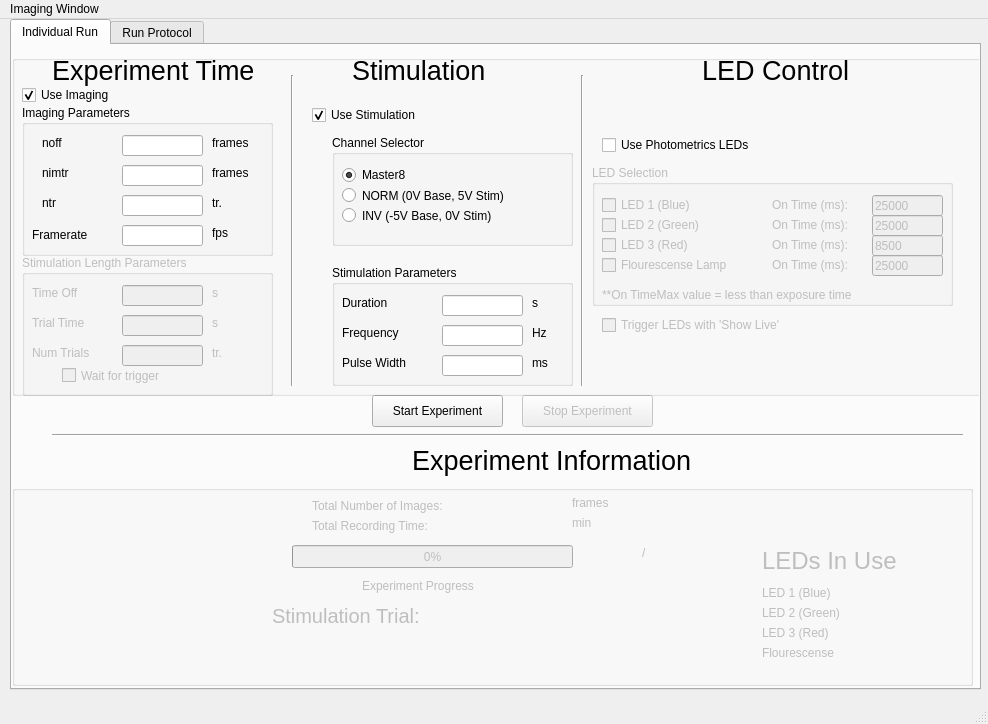
<?xml version="1.0" encoding="UTF-8"?>
<ui version="4.0">
 <class>MainWindow</class>
 <widget class="QMainWindow" name="MainWindow">
  <property name="enabled">
   <bool>true</bool>
  </property>
  <property name="geometry">
   <rect>
    <x>0</x>
    <y>0</y>
    <width>988</width>
    <height>724</height>
   </rect>
  </property>
  <property name="windowTitle">
   <string>MainWindow</string>
  </property>
  <widget class="QWidget" name="centralwidget">
   <widget class="QTabWidget" name="tabWidget">
    <property name="geometry">
     <rect>
      <x>10</x>
      <y>0</y>
      <width>971</width>
      <height>671</height>
     </rect>
    </property>
    <property name="currentIndex">
     <number>0</number>
    </property>
    <widget class="QWidget" name="tab">
     <attribute name="title">
      <string>Individual Run</string>
     </attribute>
     <widget class="QGroupBox" name="ExpInfoGroup">
      <property name="enabled">
       <bool>false</bool>
      </property>
      <property name="geometry">
       <rect>
        <x>0</x>
        <y>440</y>
        <width>961</width>
        <height>201</height>
       </rect>
      </property>
      <property name="title">
       <string/>
      </property>
      <widget class="QLabel" name="label_19">
       <property name="geometry">
        <rect>
         <x>560</x>
         <y>10</y>
         <width>71</width>
         <height>16</height>
        </rect>
       </property>
       <property name="text">
        <string>frames</string>
       </property>
      </widget>
      <widget class="QLabel" name="label_18">
       <property name="geometry">
        <rect>
         <x>300</x>
         <y>30</y>
         <width>171</width>
         <height>21</height>
        </rect>
       </property>
       <property name="text">
        <string>Total Recording Time:</string>
       </property>
      </widget>
      <widget class="QLabel" name="nimsReport">
       <property name="geometry">
        <rect>
         <x>490</x>
         <y>10</y>
         <width>61</width>
         <height>20</height>
        </rect>
       </property>
       <property name="text">
        <string/>
       </property>
      </widget>
      <widget class="QLabel" name="label_16">
       <property name="geometry">
        <rect>
         <x>300</x>
         <y>10</y>
         <width>171</width>
         <height>21</height>
        </rect>
       </property>
       <property name="text">
        <string>Total Number of Images:</string>
       </property>
      </widget>
      <widget class="QProgressBar" name="expProgress">
       <property name="geometry">
        <rect>
         <x>280</x>
         <y>60</y>
         <width>281</width>
         <height>23</height>
        </rect>
       </property>
       <property name="value">
        <number>0</number>
       </property>
      </widget>
      <widget class="QLabel" name="recTimeReport">
       <property name="geometry">
        <rect>
         <x>490</x>
         <y>30</y>
         <width>61</width>
         <height>20</height>
        </rect>
       </property>
       <property name="text">
        <string/>
       </property>
      </widget>
      <widget class="QLabel" name="label_15">
       <property name="geometry">
        <rect>
         <x>350</x>
         <y>90</y>
         <width>171</width>
         <height>21</height>
        </rect>
       </property>
       <property name="text">
        <string>Experiment Progress</string>
       </property>
      </widget>
      <widget class="QLabel" name="label_17">
       <property name="geometry">
        <rect>
         <x>560</x>
         <y>30</y>
         <width>51</width>
         <height>16</height>
        </rect>
       </property>
       <property name="text">
        <string>min</string>
       </property>
      </widget>
      <widget class="QLabel" name="label_23">
       <property name="geometry">
        <rect>
         <x>750</x>
         <y>60</y>
         <width>141</width>
         <height>31</height>
        </rect>
       </property>
       <property name="styleSheet">
        <string notr="true">font-size: 18pt;</string>
       </property>
       <property name="text">
        <string>LEDs In Use</string>
       </property>
      </widget>
      <widget class="QLabel" name="label_24">
       <property name="geometry">
        <rect>
         <x>260</x>
         <y>120</y>
         <width>171</width>
         <height>21</height>
        </rect>
       </property>
       <property name="styleSheet">
        <string notr="true">font: 15pt;</string>
       </property>
       <property name="text">
        <string>Stimulation Trial:</string>
       </property>
      </widget>
      <widget class="QLabel" name="stimTrNumMonitor">
       <property name="geometry">
        <rect>
         <x>440</x>
         <y>120</y>
         <width>71</width>
         <height>21</height>
        </rect>
       </property>
       <property name="styleSheet">
        <string notr="true">font: 17pt;</string>
       </property>
       <property name="text">
        <string/>
       </property>
      </widget>
      <widget class="QLabel" name="StimONMonitor">
       <property name="geometry">
        <rect>
         <x>350</x>
         <y>160</y>
         <width>131</width>
         <height>21</height>
        </rect>
       </property>
       <property name="styleSheet">
        <string notr="true">font: 20pt;
color rgb(255, 2, 21)</string>
       </property>
       <property name="text">
        <string/>
       </property>
      </widget>
      <widget class="QLabel" name="ImgStatus">
       <property name="geometry">
        <rect>
         <x>10</x>
         <y>70</y>
         <width>261</width>
         <height>31</height>
        </rect>
       </property>
       <property name="styleSheet">
        <string notr="true">font: 20pt;</string>
       </property>
       <property name="text">
        <string/>
       </property>
      </widget>
      <widget class="QLabel" name="LED1Monitor">
       <property name="geometry">
        <rect>
         <x>750</x>
         <y>100</y>
         <width>91</width>
         <height>16</height>
        </rect>
       </property>
       <property name="text">
        <string>LED 1 (Blue)</string>
       </property>
      </widget>
      <widget class="QLabel" name="LED2Monitor">
       <property name="geometry">
        <rect>
         <x>750</x>
         <y>120</y>
         <width>91</width>
         <height>16</height>
        </rect>
       </property>
       <property name="text">
        <string>LED 2 (Green)</string>
       </property>
      </widget>
      <widget class="QLabel" name="LED3Monitor">
       <property name="geometry">
        <rect>
         <x>750</x>
         <y>140</y>
         <width>91</width>
         <height>16</height>
        </rect>
       </property>
       <property name="text">
        <string>LED 3 (Red)</string>
       </property>
      </widget>
      <widget class="QLabel" name="FlourMonitor">
       <property name="geometry">
        <rect>
         <x>750</x>
         <y>160</y>
         <width>101</width>
         <height>16</height>
        </rect>
       </property>
       <property name="text">
        <string>Flourescense</string>
       </property>
      </widget>
      <widget class="QLabel" name="LEDUseReport">
       <property name="geometry">
        <rect>
         <x>880</x>
         <y>120</y>
         <width>71</width>
         <height>31</height>
        </rect>
       </property>
       <property name="styleSheet">
        <string notr="true">font: 18pt;</string>
       </property>
       <property name="text">
        <string/>
       </property>
      </widget>
      <widget class="QLabel" name="CurrFrame">
       <property name="geometry">
        <rect>
         <x>570</x>
         <y>60</y>
         <width>58</width>
         <height>16</height>
        </rect>
       </property>
       <property name="text">
        <string/>
       </property>
      </widget>
      <widget class="QLabel" name="slash">
       <property name="geometry">
        <rect>
         <x>630</x>
         <y>60</y>
         <width>21</width>
         <height>16</height>
        </rect>
       </property>
       <property name="text">
        <string>/</string>
       </property>
      </widget>
      <widget class="QLabel" name="totalFrames">
       <property name="geometry">
        <rect>
         <x>660</x>
         <y>60</y>
         <width>58</width>
         <height>16</height>
        </rect>
       </property>
       <property name="text">
        <string/>
       </property>
      </widget>
     </widget>
     <widget class="QLabel" name="label_3">
      <property name="geometry">
       <rect>
        <x>400</x>
        <y>400</y>
        <width>331</width>
        <height>31</height>
       </rect>
      </property>
      <property name="styleSheet">
       <string notr="true">font: 20pt;</string>
      </property>
      <property name="text">
       <string>Experiment Information</string>
      </property>
     </widget>
     <widget class="QPushButton" name="startButton">
      <property name="geometry">
       <rect>
        <x>360</x>
        <y>350</y>
        <width>131</width>
        <height>32</height>
       </rect>
      </property>
      <property name="styleSheet">
       <string notr="true">color rgb(13, 255, 0)</string>
      </property>
      <property name="text">
       <string>Start Experiment</string>
      </property>
     </widget>
     <widget class="QPushButton" name="stopButton">
      <property name="enabled">
       <bool>false</bool>
      </property>
      <property name="geometry">
       <rect>
        <x>510</x>
        <y>350</y>
        <width>131</width>
        <height>32</height>
       </rect>
      </property>
      <property name="styleSheet">
       <string notr="true">color rgb(255, 14, 28)</string>
      </property>
      <property name="text">
       <string>Stop Experiment</string>
      </property>
     </widget>
     <widget class="Line" name="line_3">
      <property name="geometry">
       <rect>
        <x>40</x>
        <y>380</y>
        <width>911</width>
        <height>20</height>
       </rect>
      </property>
      <property name="orientation">
       <enum>Qt::Horizontal</enum>
      </property>
     </widget>
     <widget class="QGroupBox" name="ExpInputGroup">
      <property name="enabled">
       <bool>true</bool>
      </property>
      <property name="geometry">
       <rect>
        <x>0</x>
        <y>10</y>
        <width>971</width>
        <height>341</height>
       </rect>
      </property>
      <property name="title">
       <string/>
      </property>
      <widget class="QCheckBox" name="blinkOnShowLive">
       <property name="enabled">
        <bool>false</bool>
       </property>
       <property name="geometry">
        <rect>
         <x>590</x>
         <y>260</y>
         <width>261</width>
         <height>20</height>
        </rect>
       </property>
       <property name="text">
        <string>Trigger LEDs with 'Show Live'</string>
       </property>
       <property name="checkable">
        <bool>true</bool>
       </property>
       <property name="checked">
        <bool>false</bool>
       </property>
      </widget>
      <widget class="QCheckBox" name="useLED">
       <property name="enabled">
        <bool>true</bool>
       </property>
       <property name="geometry">
        <rect>
         <x>590</x>
         <y>80</y>
         <width>241</width>
         <height>20</height>
        </rect>
       </property>
       <property name="text">
        <string>Use Photometrics LEDs</string>
       </property>
       <property name="checked">
        <bool>false</bool>
       </property>
      </widget>
      <widget class="QGroupBox" name="ChSel">
       <property name="enabled">
        <bool>true</bool>
       </property>
       <property name="geometry">
        <rect>
         <x>320</x>
         <y>80</y>
         <width>241</width>
         <height>111</height>
        </rect>
       </property>
       <property name="title">
        <string>Channel Selector</string>
       </property>
       <widget class="QRadioButton" name="laserRadioButton">
        <property name="geometry">
         <rect>
          <x>10</x>
          <y>70</y>
          <width>211</width>
          <height>21</height>
         </rect>
        </property>
        <property name="text">
         <string>INV (-5V Base, 0V Stim) </string>
        </property>
       </widget>
       <widget class="QRadioButton" name="master8RadioButton">
        <property name="enabled">
         <bool>true</bool>
        </property>
        <property name="geometry">
         <rect>
          <x>10</x>
          <y>30</y>
          <width>99</width>
          <height>20</height>
         </rect>
        </property>
        <property name="mouseTracking">
         <bool>true</bool>
        </property>
        <property name="text">
         <string>Master8</string>
        </property>
        <property name="checked">
         <bool>true</bool>
        </property>
       </widget>
       <widget class="QRadioButton" name="NormChRadioB">
        <property name="geometry">
         <rect>
          <x>10</x>
          <y>50</y>
          <width>211</width>
          <height>21</height>
         </rect>
        </property>
        <property name="text">
         <string>NORM (0V Base, 5V Stim) </string>
        </property>
       </widget>
      </widget>
      <widget class="Line" name="line">
       <property name="enabled">
        <bool>true</bool>
       </property>
       <property name="geometry">
        <rect>
         <x>270</x>
         <y>20</y>
         <width>20</width>
         <height>311</height>
        </rect>
       </property>
       <property name="baseSize">
        <size>
         <width>0</width>
         <height>0</height>
        </size>
       </property>
       <property name="autoFillBackground">
        <bool>false</bool>
       </property>
       <property name="orientation">
        <enum>Qt::Vertical</enum>
       </property>
      </widget>
      <widget class="QCheckBox" name="UseImg">
       <property name="geometry">
        <rect>
         <x>10</x>
         <y>30</y>
         <width>131</width>
         <height>20</height>
        </rect>
       </property>
       <property name="text">
        <string>Use Imaging</string>
       </property>
       <property name="checked">
        <bool>true</bool>
       </property>
      </widget>
      <widget class="QGroupBox" name="stimGroup">
       <property name="enabled">
        <bool>true</bool>
       </property>
       <property name="geometry">
        <rect>
         <x>320</x>
         <y>210</y>
         <width>241</width>
         <height>121</height>
        </rect>
       </property>
       <property name="title">
        <string>Stimulation Parameters</string>
       </property>
       <widget class="QLineEdit" name="durationBox">
        <property name="geometry">
         <rect>
          <x>110</x>
          <y>30</y>
          <width>81</width>
          <height>21</height>
         </rect>
        </property>
        <property name="inputMask">
         <string/>
        </property>
       </widget>
       <widget class="QLabel" name="label_7">
        <property name="geometry">
         <rect>
          <x>10</x>
          <y>30</y>
          <width>81</width>
          <height>16</height>
         </rect>
        </property>
        <property name="text">
         <string>Duration</string>
        </property>
       </widget>
       <widget class="QLineEdit" name="freqBox">
        <property name="geometry">
         <rect>
          <x>110</x>
          <y>60</y>
          <width>81</width>
          <height>21</height>
         </rect>
        </property>
        <property name="inputMask">
         <string/>
        </property>
       </widget>
       <widget class="QLabel" name="label_13">
        <property name="geometry">
         <rect>
          <x>10</x>
          <y>60</y>
          <width>91</width>
          <height>16</height>
         </rect>
        </property>
        <property name="text">
         <string>Frequency</string>
        </property>
       </widget>
       <widget class="QLabel" name="label_14">
        <property name="geometry">
         <rect>
          <x>10</x>
          <y>90</y>
          <width>101</width>
          <height>16</height>
         </rect>
        </property>
        <property name="text">
         <string>Pulse Width</string>
        </property>
       </widget>
       <widget class="QLineEdit" name="pwBox">
        <property name="geometry">
         <rect>
          <x>110</x>
          <y>90</y>
          <width>81</width>
          <height>21</height>
         </rect>
        </property>
        <property name="inputMask">
         <string/>
        </property>
        <property name="frame">
         <bool>true</bool>
        </property>
       </widget>
       <widget class="QLabel" name="label_20">
        <property name="geometry">
         <rect>
          <x>200</x>
          <y>30</y>
          <width>41</width>
          <height>16</height>
         </rect>
        </property>
        <property name="text">
         <string>s</string>
        </property>
       </widget>
       <widget class="QLabel" name="label_21">
        <property name="geometry">
         <rect>
          <x>200</x>
          <y>60</y>
          <width>41</width>
          <height>16</height>
         </rect>
        </property>
        <property name="text">
         <string>Hz</string>
        </property>
       </widget>
       <widget class="QLabel" name="label_22">
        <property name="geometry">
         <rect>
          <x>200</x>
          <y>90</y>
          <width>41</width>
          <height>16</height>
         </rect>
        </property>
        <property name="text">
         <string>ms</string>
        </property>
       </widget>
      </widget>
      <widget class="QGroupBox" name="LEDGroup">
       <property name="enabled">
        <bool>false</bool>
       </property>
       <property name="geometry">
        <rect>
         <x>580</x>
         <y>110</y>
         <width>361</width>
         <height>141</height>
        </rect>
       </property>
       <property name="title">
        <string>LED Selection</string>
       </property>
       <widget class="QCheckBox" name="LED1Check">
        <property name="geometry">
         <rect>
          <x>10</x>
          <y>30</y>
          <width>161</width>
          <height>20</height>
         </rect>
        </property>
        <property name="text">
         <string>LED 1 (Blue)</string>
        </property>
       </widget>
       <widget class="QCheckBox" name="LED2Check">
        <property name="geometry">
         <rect>
          <x>10</x>
          <y>50</y>
          <width>191</width>
          <height>20</height>
         </rect>
        </property>
        <property name="text">
         <string>LED 2 (Green)</string>
        </property>
       </widget>
       <widget class="QCheckBox" name="LED3Check">
        <property name="geometry">
         <rect>
          <x>10</x>
          <y>70</y>
          <width>161</width>
          <height>20</height>
         </rect>
        </property>
        <property name="text">
         <string>LED 3 (Red)</string>
        </property>
       </widget>
       <widget class="QCheckBox" name="flourCheck">
        <property name="geometry">
         <rect>
          <x>10</x>
          <y>90</y>
          <width>181</width>
          <height>20</height>
         </rect>
        </property>
        <property name="text">
         <string>Flourescense Lamp</string>
        </property>
       </widget>
       <widget class="QLabel" name="label_30">
        <property name="geometry">
         <rect>
          <x>10</x>
          <y>120</y>
          <width>331</width>
          <height>20</height>
         </rect>
        </property>
        <property name="text">
         <string>**On TimeMax value = less than exposure time</string>
        </property>
       </widget>
       <widget class="QLabel" name="LED1OTlabel">
        <property name="enabled">
         <bool>false</bool>
        </property>
        <property name="geometry">
         <rect>
          <x>180</x>
          <y>30</y>
          <width>101</width>
          <height>20</height>
         </rect>
        </property>
        <property name="text">
         <string>On Time (ms):</string>
        </property>
       </widget>
       <widget class="QLineEdit" name="LED3OTVal">
        <property name="enabled">
         <bool>false</bool>
        </property>
        <property name="geometry">
         <rect>
          <x>280</x>
          <y>70</y>
          <width>71</width>
          <height>21</height>
         </rect>
        </property>
        <property name="text">
         <string>8500</string>
        </property>
       </widget>
       <widget class="QLabel" name="LED3OTlabel">
        <property name="enabled">
         <bool>false</bool>
        </property>
        <property name="geometry">
         <rect>
          <x>180</x>
          <y>70</y>
          <width>101</width>
          <height>20</height>
         </rect>
        </property>
        <property name="text">
         <string>On Time (ms):</string>
        </property>
       </widget>
       <widget class="QLineEdit" name="LED1OTVal">
        <property name="enabled">
         <bool>false</bool>
        </property>
        <property name="geometry">
         <rect>
          <x>280</x>
          <y>30</y>
          <width>71</width>
          <height>21</height>
         </rect>
        </property>
        <property name="text">
         <string>25000</string>
        </property>
       </widget>
       <widget class="QLabel" name="LEDFOTlabel">
        <property name="enabled">
         <bool>false</bool>
        </property>
        <property name="geometry">
         <rect>
          <x>180</x>
          <y>90</y>
          <width>101</width>
          <height>20</height>
         </rect>
        </property>
        <property name="text">
         <string>On Time (ms):</string>
        </property>
       </widget>
       <widget class="QLineEdit" name="LEDFOTVal">
        <property name="enabled">
         <bool>false</bool>
        </property>
        <property name="geometry">
         <rect>
          <x>280</x>
          <y>90</y>
          <width>71</width>
          <height>21</height>
         </rect>
        </property>
        <property name="text">
         <string>25000</string>
        </property>
       </widget>
       <widget class="QLineEdit" name="LED2OTVal">
        <property name="enabled">
         <bool>false</bool>
        </property>
        <property name="geometry">
         <rect>
          <x>280</x>
          <y>50</y>
          <width>71</width>
          <height>21</height>
         </rect>
        </property>
        <property name="text">
         <string>25000</string>
        </property>
       </widget>
       <widget class="QLabel" name="LED2OTlabel">
        <property name="enabled">
         <bool>false</bool>
        </property>
        <property name="geometry">
         <rect>
          <x>180</x>
          <y>50</y>
          <width>101</width>
          <height>20</height>
         </rect>
        </property>
        <property name="text">
         <string>On Time (ms):</string>
        </property>
       </widget>
      </widget>
      <widget class="QGroupBox" name="ImgParam">
       <property name="geometry">
        <rect>
         <x>10</x>
         <y>50</y>
         <width>251</width>
         <height>151</height>
        </rect>
       </property>
       <property name="title">
        <string>Imaging Parameters</string>
       </property>
       <widget class="QLineEdit" name="noffBox">
        <property name="geometry">
         <rect>
          <x>100</x>
          <y>30</y>
          <width>81</width>
          <height>21</height>
         </rect>
        </property>
        <property name="inputMask">
         <string/>
        </property>
       </widget>
       <widget class="QLabel" name="label">
        <property name="geometry">
         <rect>
          <x>20</x>
          <y>30</y>
          <width>31</width>
          <height>16</height>
         </rect>
        </property>
        <property name="text">
         <string>noff</string>
        </property>
       </widget>
       <widget class="QLabel" name="label_2">
        <property name="geometry">
         <rect>
          <x>20</x>
          <y>60</y>
          <width>61</width>
          <height>16</height>
         </rect>
        </property>
        <property name="text">
         <string>nimtr</string>
        </property>
       </widget>
       <widget class="QLineEdit" name="nimtrBox">
        <property name="geometry">
         <rect>
          <x>100</x>
          <y>60</y>
          <width>81</width>
          <height>21</height>
         </rect>
        </property>
        <property name="inputMask">
         <string/>
        </property>
        <property name="text">
         <string/>
        </property>
       </widget>
       <widget class="QLineEdit" name="ntrBox">
        <property name="geometry">
         <rect>
          <x>100</x>
          <y>90</y>
          <width>81</width>
          <height>21</height>
         </rect>
        </property>
        <property name="inputMask">
         <string/>
        </property>
        <property name="text">
         <string/>
        </property>
       </widget>
       <widget class="QLabel" name="label_25">
        <property name="geometry">
         <rect>
          <x>20</x>
          <y>90</y>
          <width>31</width>
          <height>16</height>
         </rect>
        </property>
        <property name="text">
         <string>ntr</string>
        </property>
       </widget>
       <widget class="QLabel" name="label_8">
        <property name="geometry">
         <rect>
          <x>10</x>
          <y>120</y>
          <width>91</width>
          <height>20</height>
         </rect>
        </property>
        <property name="text">
         <string>Framerate</string>
        </property>
       </widget>
       <widget class="QLineEdit" name="fpsBox">
        <property name="geometry">
         <rect>
          <x>100</x>
          <y>120</y>
          <width>81</width>
          <height>21</height>
         </rect>
        </property>
        <property name="inputMask">
         <string/>
        </property>
        <property name="text">
         <string/>
        </property>
       </widget>
       <widget class="QLabel" name="label_9">
        <property name="geometry">
         <rect>
          <x>190</x>
          <y>30</y>
          <width>51</width>
          <height>16</height>
         </rect>
        </property>
        <property name="text">
         <string>frames</string>
        </property>
       </widget>
       <widget class="QLabel" name="label_10">
        <property name="geometry">
         <rect>
          <x>190</x>
          <y>60</y>
          <width>51</width>
          <height>16</height>
         </rect>
        </property>
        <property name="text">
         <string>frames</string>
        </property>
       </widget>
       <widget class="QLabel" name="label_11">
        <property name="geometry">
         <rect>
          <x>190</x>
          <y>90</y>
          <width>41</width>
          <height>16</height>
         </rect>
        </property>
        <property name="text">
         <string>tr.</string>
        </property>
       </widget>
       <widget class="QLabel" name="label_12">
        <property name="geometry">
         <rect>
          <x>190</x>
          <y>120</y>
          <width>41</width>
          <height>16</height>
         </rect>
        </property>
        <property name="text">
         <string>fps</string>
        </property>
       </widget>
      </widget>
      <widget class="Line" name="line_2">
       <property name="enabled">
        <bool>true</bool>
       </property>
       <property name="geometry">
        <rect>
         <x>560</x>
         <y>20</y>
         <width>20</width>
         <height>311</height>
        </rect>
       </property>
       <property name="baseSize">
        <size>
         <width>0</width>
         <height>0</height>
        </size>
       </property>
       <property name="autoFillBackground">
        <bool>false</bool>
       </property>
       <property name="orientation">
        <enum>Qt::Vertical</enum>
       </property>
      </widget>
      <widget class="QLabel" name="label_4">
       <property name="geometry">
        <rect>
         <x>340</x>
         <y>0</y>
         <width>201</width>
         <height>31</height>
        </rect>
       </property>
       <property name="styleSheet">
        <string notr="true">font: 20pt;</string>
       </property>
       <property name="text">
        <string>Stimulation</string>
       </property>
      </widget>
      <widget class="QGroupBox" name="LenParam">
       <property name="enabled">
        <bool>false</bool>
       </property>
       <property name="geometry">
        <rect>
         <x>10</x>
         <y>200</y>
         <width>251</width>
         <height>141</height>
        </rect>
       </property>
       <property name="title">
        <string>Stimulation Length Parameters</string>
       </property>
       <widget class="QLineEdit" name="toffbox">
        <property name="geometry">
         <rect>
          <x>100</x>
          <y>30</y>
          <width>81</width>
          <height>21</height>
         </rect>
        </property>
        <property name="inputMask">
         <string/>
        </property>
       </widget>
       <widget class="QLabel" name="label_33">
        <property name="geometry">
         <rect>
          <x>10</x>
          <y>30</y>
          <width>81</width>
          <height>16</height>
         </rect>
        </property>
        <property name="text">
         <string>Time Off</string>
        </property>
       </widget>
       <widget class="QLabel" name="label_34">
        <property name="geometry">
         <rect>
          <x>10</x>
          <y>60</y>
          <width>81</width>
          <height>16</height>
         </rect>
        </property>
        <property name="text">
         <string>Trial Time</string>
        </property>
       </widget>
       <widget class="QLineEdit" name="ntbox">
        <property name="geometry">
         <rect>
          <x>100</x>
          <y>60</y>
          <width>81</width>
          <height>21</height>
         </rect>
        </property>
        <property name="inputMask">
         <string/>
        </property>
        <property name="text">
         <string/>
        </property>
       </widget>
       <widget class="QLineEdit" name="ntrbox_t">
        <property name="geometry">
         <rect>
          <x>100</x>
          <y>90</y>
          <width>81</width>
          <height>21</height>
         </rect>
        </property>
        <property name="inputMask">
         <string/>
        </property>
        <property name="text">
         <string/>
        </property>
       </widget>
       <widget class="QLabel" name="label_35">
        <property name="geometry">
         <rect>
          <x>10</x>
          <y>90</y>
          <width>81</width>
          <height>16</height>
         </rect>
        </property>
        <property name="text">
         <string>Num Trials</string>
        </property>
       </widget>
       <widget class="QLabel" name="label_37">
        <property name="geometry">
         <rect>
          <x>190</x>
          <y>30</y>
          <width>41</width>
          <height>16</height>
         </rect>
        </property>
        <property name="text">
         <string>s</string>
        </property>
       </widget>
       <widget class="QLabel" name="label_38">
        <property name="geometry">
         <rect>
          <x>190</x>
          <y>60</y>
          <width>41</width>
          <height>16</height>
         </rect>
        </property>
        <property name="text">
         <string>s</string>
        </property>
       </widget>
       <widget class="QLabel" name="label_39">
        <property name="geometry">
         <rect>
          <x>190</x>
          <y>90</y>
          <width>41</width>
          <height>16</height>
         </rect>
        </property>
        <property name="text">
         <string>tr.</string>
        </property>
       </widget>
       <widget class="QCheckBox" name="waitTrig">
        <property name="geometry">
         <rect>
          <x>40</x>
          <y>110</y>
          <width>161</width>
          <height>21</height>
         </rect>
        </property>
        <property name="text">
         <string>Wait for trigger</string>
        </property>
       </widget>
      </widget>
      <widget class="QLabel" name="inputErrorLabel">
       <property name="geometry">
        <rect>
         <x>590</x>
         <y>290</y>
         <width>281</width>
         <height>41</height>
        </rect>
       </property>
       <property name="styleSheet">
        <string notr="true">color rgb(255, 41, 21);
font: 20pt;</string>
       </property>
       <property name="text">
        <string/>
       </property>
      </widget>
      <widget class="QCheckBox" name="UseStim">
       <property name="geometry">
        <rect>
         <x>300</x>
         <y>50</y>
         <width>201</width>
         <height>20</height>
        </rect>
       </property>
       <property name="text">
        <string>Use Stimulation</string>
       </property>
       <property name="checked">
        <bool>true</bool>
       </property>
      </widget>
      <widget class="QLabel" name="label_5">
       <property name="geometry">
        <rect>
         <x>690</x>
         <y>0</y>
         <width>201</width>
         <height>31</height>
        </rect>
       </property>
       <property name="styleSheet">
        <string notr="true">font: 20pt;</string>
       </property>
       <property name="text">
        <string>LED Control</string>
       </property>
      </widget>
      <widget class="QLabel" name="label_6">
       <property name="geometry">
        <rect>
         <x>40</x>
         <y>0</y>
         <width>201</width>
         <height>31</height>
        </rect>
       </property>
       <property name="styleSheet">
        <string notr="true">font: 20pt;</string>
       </property>
       <property name="text">
        <string>Experiment Time</string>
       </property>
      </widget>
     </widget>
    </widget>
    <widget class="QWidget" name="tab_2">
     <attribute name="title">
      <string>Run Protocol</string>
     </attribute>
    </widget>
   </widget>
  </widget>
  <widget class="QMenuBar" name="menubar">
   <property name="geometry">
    <rect>
     <x>0</x>
     <y>0</y>
     <width>988</width>
     <height>24</height>
    </rect>
   </property>
   <widget class="QMenu" name="menuImaging_Window">
    <property name="title">
     <string>Imaging Window</string>
    </property>
   </widget>
   <addaction name="menuImaging_Window"/>
  </widget>
  <widget class="QStatusBar" name="statusbar"/>
 </widget>
 <resources/>
 <connections/>
</ui>
